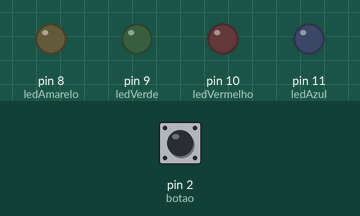
Bench run of a sketch on a simulated Arduino Uno, built with avr-gcc and run on an emulated ATmega328P. On the bench: output pins drawn as LEDs (lit = HIGH). The inputs (shaded band) are chosen by the test bench; at power-on: pin 2 (botao) LOW.

Above: at 1.2 s.
1.3 s: pin 2 (botao) pulled HIGH for 0.15 s
At 1.4 s:
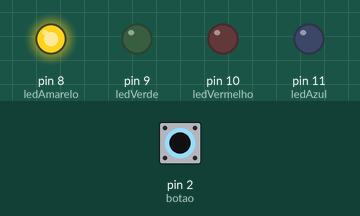
At 1.8 s:
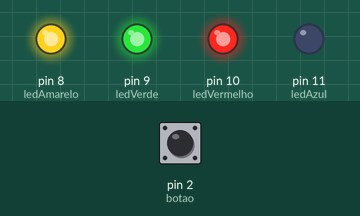
3.6 s: pin 2 (botao) pulled HIGH for 3.2 s
At 5.6 s:
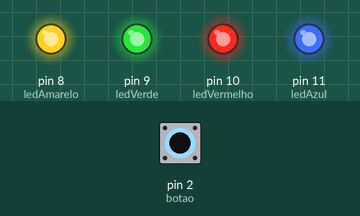
Timing chart, 0 to 8.3 s (numbered marks = the images above; inputs shaded):
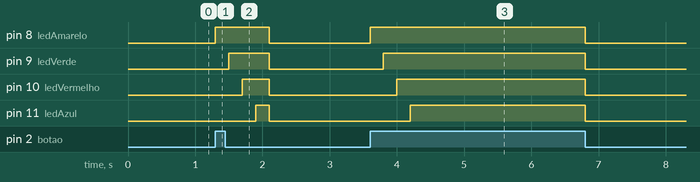

Measured:
- after the input at 1.3 s, pin 8 (ledAmarelo): LOW → HIGH at once, → LOW 0.80 s later; pin 9 (ledVerde): LOW → HIGH after 0.20 s, → LOW 0.60 s later; pin 10 (ledVermelho): LOW → HIGH after 0.40 s, → LOW 0.40 s later; pin 11 (ledAzul): LOW → HIGH after 0.60 s, → LOW 0.20 s later
- after the input at 3.6 s, pin 8 (ledAmarelo): LOW → HIGH at once, → LOW 3.2 s later; pin 9 (ledVerde): LOW → HIGH after 0.20 s, → LOW 3.0 s later; pin 10 (ledVermelho): LOW → HIGH after 0.40 s, → LOW 2.8 s later; pin 11 (ledAzul): LOW → HIGH after 0.60 s, → LOW 2.6 s later

The sketch:

AcendimentoEfeito.ino
```cpp
//Declaração das constantes referentes aos pinos digitais.
const int ledAmarelo = 8;
const int ledVerde = 9;
const int ledVermelho = 10;
const int ledAzul = 11;
const int botao = 2;

//Declaração da variável que possuirá os estados do botão.
int estadoBotao = 0;

//Método setup, executado uma vez assim que o Arduino é ligado.
void setup() {
  pinMode(ledAmarelo,OUTPUT);  //Definindo pino 8 como saída.
  pinMode(ledVerde,OUTPUT);    //Definindo pino 9 como saída.
  pinMode(ledVermelho,OUTPUT); //Definindo pino 10 como saída.
  pinMode(ledAzul,OUTPUT);     //Definindo pino 11 como saída.

  pinMode(botao,INPUT);        //Definindo pino 2 como entrada.
}

//Método loop, executado enquanto o Arduino estiver ligado.
void loop() {
  estadoBotao = digitalRead(botao);

  if (estadoBotao == HIGH) {
    //Acendendo os leds caso o botão esteja pressionado, com
    //um intervalo de tempo (delay) entre os acendimentos para
    //criar um pequeno efeito.
    digitalWrite(ledAmarelo,HIGH);
    delay(200);
    digitalWrite(ledVerde,HIGH);
    delay(200);
    digitalWrite(ledVermelho,HIGH);
    delay(200);
    digitalWrite(ledAzul,HIGH);
    delay(200);
  } else {
    //Apagando os leds caso o botão não esteja pressionado.
    digitalWrite(ledAmarelo,LOW);
    digitalWrite(ledVerde,LOW);
    digitalWrite(ledVermelho,LOW);
    digitalWrite(ledAzul,LOW);
  }
}
```
